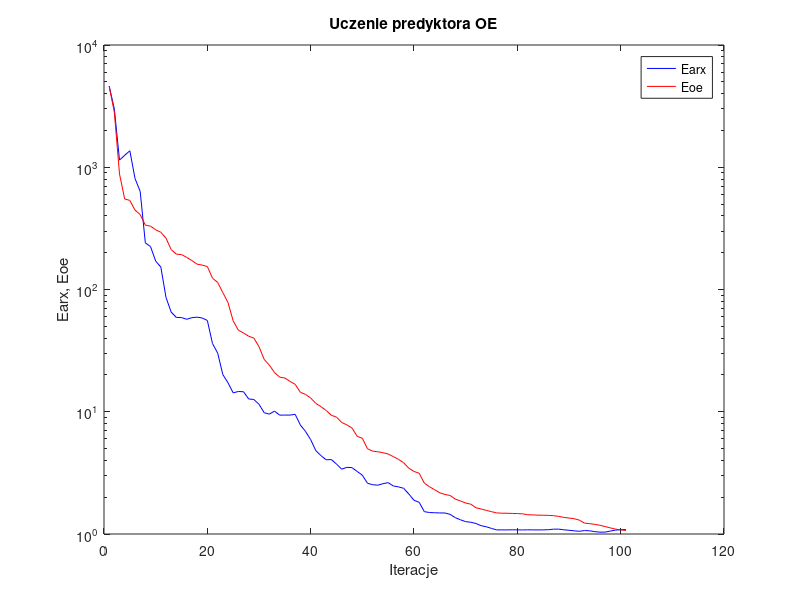
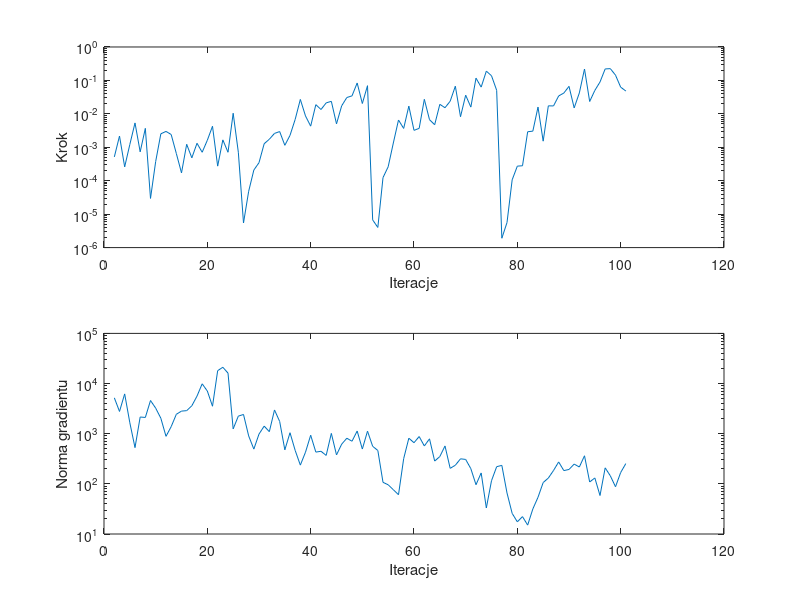

The MATLAB source for these figures, in order:
%uczenie predyktora oe
clear all;
n=0; farx(n+1)=4.619686e+003; foe(n+1)=4.581259e+003; wspucz(n+1)=0.000000e+000; ng(n+1)=0.000000e+000;
%odnowa zmiennej metryki
n=1; farx(n+1)=3.004532e+003; foe(n+1)=2.821688e+003; krok(n+1)=5.157570e-004; ng(n+1)=5.184939e+003;
n=2; farx(n+1)=1.144253e+003; foe(n+1)=8.815767e+002; krok(n+1)=2.171298e-003; ng(n+1)=2.777799e+003;
n=3; farx(n+1)=1.252329e+003; foe(n+1)=5.505291e+002; krok(n+1)=2.596664e-004; ng(n+1)=6.213591e+003;
n=4; farx(n+1)=1.364493e+003; foe(n+1)=5.354414e+002; krok(n+1)=1.216567e-003; ng(n+1)=1.650914e+003;
n=5; farx(n+1)=8.098246e+002; foe(n+1)=4.466961e+002; krok(n+1)=5.357205e-003; ng(n+1)=5.275126e+002;
n=6; farx(n+1)=6.351635e+002; foe(n+1)=4.097724e+002; krok(n+1)=7.304663e-004; ng(n+1)=2.151313e+003;
n=7; farx(n+1)=2.406231e+002; foe(n+1)=3.362038e+002; krok(n+1)=3.683227e-003; ng(n+1)=2.108240e+003;
n=8; farx(n+1)=2.246100e+002; foe(n+1)=3.299546e+002; krok(n+1)=2.955758e-005; ng(n+1)=4.586972e+003;
n=9; farx(n+1)=1.708735e+002; foe(n+1)=3.078688e+002; krok(n+1)=3.749852e-004; ng(n+1)=3.236567e+003;
n=10; farx(n+1)=1.525434e+002; foe(n+1)=2.938508e+002; krok(n+1)=2.530456e-003; ng(n+1)=2.034425e+003;
n=11; farx(n+1)=8.610499e+001; foe(n+1)=2.629074e+002; krok(n+1)=2.983929e-003; ng(n+1)=8.861632e+002;
n=12; farx(n+1)=6.538478e+001; foe(n+1)=2.120908e+002; krok(n+1)=2.414856e-003; ng(n+1)=1.382603e+003;
n=13; farx(n+1)=5.909689e+001; foe(n+1)=1.945108e+002; krok(n+1)=6.518015e-004; ng(n+1)=2.436318e+003;
n=14; farx(n+1)=5.895602e+001; foe(n+1)=1.931235e+002; krok(n+1)=1.714180e-004; ng(n+1)=2.821376e+003;
n=15; farx(n+1)=5.706861e+001; foe(n+1)=1.832363e+002; krok(n+1)=1.229105e-003; ng(n+1)=2.880913e+003;
n=16; farx(n+1)=5.882689e+001; foe(n+1)=1.725390e+002; krok(n+1)=4.836930e-004; ng(n+1)=3.606210e+003;
n=17; farx(n+1)=5.939995e+001; foe(n+1)=1.612809e+002; krok(n+1)=1.318183e-003; ng(n+1)=5.609991e+003;
n=18; farx(n+1)=5.845099e+001; foe(n+1)=1.583601e+002; krok(n+1)=7.102557e-004; ng(n+1)=9.879435e+003;
n=19; farx(n+1)=5.583065e+001; foe(n+1)=1.541713e+002; krok(n+1)=1.624224e-003; ng(n+1)=7.089357e+003;
n=20; farx(n+1)=3.612435e+001; foe(n+1)=1.238602e+002; krok(n+1)=4.259233e-003; ng(n+1)=3.530263e+003;
n=21; farx(n+1)=3.018708e+001; foe(n+1)=1.141978e+002; krok(n+1)=2.732662e-004; ng(n+1)=1.807078e+004;
n=22; farx(n+1)=2.013364e+001; foe(n+1)=9.443542e+001; krok(n+1)=1.667309e-003; ng(n+1)=2.111025e+004;
n=23; farx(n+1)=1.726459e+001; foe(n+1)=7.813799e+001; krok(n+1)=7.102557e-004; ng(n+1)=1.616128e+004;
n=24; farx(n+1)=1.426666e+001; foe(n+1)=5.543348e+001; krok(n+1)=1.042882e-002; ng(n+1)=1.247315e+003;
n=25; farx(n+1)=1.464727e+001; foe(n+1)=4.649131e+001; krok(n+1)=7.102557e-004; ng(n+1)=2.241290e+003;
%odnowa zmiennej metryki
n=26; farx(n+1)=1.458001e+001; foe(n+1)=4.407999e+001; krok(n+1)=5.447762e-006; ng(n+1)=2.417693e+003;
n=27; farx(n+1)=1.272869e+001; foe(n+1)=4.147570e+001; krok(n+1)=4.837788e-005; ng(n+1)=9.029851e+002;
n=28; farx(n+1)=1.259440e+001; foe(n+1)=4.004594e+001; krok(n+1)=2.084136e-004; ng(n+1)=4.929712e+002;
n=29; farx(n+1)=1.151389e+001; foe(n+1)=3.407017e+001; krok(n+1)=3.467612e-004; ng(n+1)=9.829587e+002;
n=30; farx(n+1)=9.824799e+000; foe(n+1)=2.683561e+001; krok(n+1)=1.276921e-003; ng(n+1)=1.414545e+003;
n=31; farx(n+1)=9.559617e+000; foe(n+1)=2.407924e+001; krok(n+1)=1.742666e-003; ng(n+1)=1.098026e+003;
n=32; farx(n+1)=1.012498e+001; foe(n+1)=2.093035e+001; krok(n+1)=2.600877e-003; ng(n+1)=2.974396e+003;
n=33; farx(n+1)=9.378122e+000; foe(n+1)=1.919370e+001; krok(n+1)=2.953444e-003; ng(n+1)=1.755317e+003;
n=34; farx(n+1)=9.395804e+000; foe(n+1)=1.887048e+001; krok(n+1)=1.146661e-003; ng(n+1)=4.765066e+002;
n=35; farx(n+1)=9.391869e+000; foe(n+1)=1.772370e+001; krok(n+1)=2.270713e-003; ng(n+1)=1.045648e+003;
n=36; farx(n+1)=9.524352e+000; foe(n+1)=1.675978e+001; krok(n+1)=6.819101e-003; ng(n+1)=4.645921e+002;
n=37; farx(n+1)=7.794316e+000; foe(n+1)=1.443537e+001; krok(n+1)=2.699349e-002; ng(n+1)=2.364263e+002;
n=38; farx(n+1)=6.906403e+000; foe(n+1)=1.385821e+001; krok(n+1)=8.648560e-003; ng(n+1)=4.282533e+002;
n=39; farx(n+1)=5.912691e+000; foe(n+1)=1.295973e+001; krok(n+1)=4.290347e-003; ng(n+1)=9.326562e+002;
n=40; farx(n+1)=4.806246e+000; foe(n+1)=1.170392e+001; krok(n+1)=1.881038e-002; ng(n+1)=4.296631e+002;
n=41; farx(n+1)=4.375296e+000; foe(n+1)=1.100718e+001; krok(n+1)=1.349272e-002; ng(n+1)=4.460675e+002;
n=42; farx(n+1)=4.045401e+000; foe(n+1)=1.023430e+001; krok(n+1)=2.128042e-002; ng(n+1)=3.692140e+002;
n=43; farx(n+1)=4.063880e+000; foe(n+1)=9.360132e+000; krok(n+1)=2.369912e-002; ng(n+1)=1.014474e+003;
n=44; farx(n+1)=3.733328e+000; foe(n+1)=9.042150e+000; krok(n+1)=5.022246e-003; ng(n+1)=3.776822e+002;
n=45; farx(n+1)=3.390426e+000; foe(n+1)=8.170592e+000; krok(n+1)=1.738514e-002; ng(n+1)=6.182007e+002;
n=46; farx(n+1)=3.509000e+000; foe(n+1)=7.814297e+000; krok(n+1)=3.081106e-002; ng(n+1)=8.123867e+002;
n=47; farx(n+1)=3.490252e+000; foe(n+1)=7.355688e+000; krok(n+1)=3.450322e-002; ng(n+1)=7.073099e+002;
n=48; farx(n+1)=3.248475e+000; foe(n+1)=6.297677e+000; krok(n+1)=8.373214e-002; ng(n+1)=1.130595e+003;
n=49; farx(n+1)=3.027751e+000; foe(n+1)=6.068415e+000; krok(n+1)=2.038894e-002; ng(n+1)=4.944612e+002;
n=50; farx(n+1)=2.600985e+000; foe(n+1)=4.976699e+000; krok(n+1)=6.963444e-002; ng(n+1)=1.123459e+003;
%odnowa zmiennej metryki
n=51; farx(n+1)=2.529475e+000; foe(n+1)=4.762778e+000; krok(n+1)=6.733170e-006; ng(n+1)=5.607468e+002;
n=52; farx(n+1)=2.507675e+000; foe(n+1)=4.704734e+000; krok(n+1)=4.006011e-006; ng(n+1)=4.628400e+002;
n=53; farx(n+1)=2.580151e+000; foe(n+1)=4.623300e+000; krok(n+1)=1.239407e-004; ng(n+1)=1.072628e+002;
n=54; farx(n+1)=2.630040e+000; foe(n+1)=4.512579e+000; krok(n+1)=2.612599e-004; ng(n+1)=9.578297e+001;
n=55; farx(n+1)=2.471039e+000; foe(n+1)=4.293966e+000; krok(n+1)=1.346381e-003; ng(n+1)=7.639993e+001;
n=56; farx(n+1)=2.429675e+000; foe(n+1)=4.077529e+000; krok(n+1)=6.543079e-003; ng(n+1)=6.074151e+001;
n=57; farx(n+1)=2.364923e+000; foe(n+1)=3.824851e+000; krok(n+1)=3.660956e-003; ng(n+1)=3.180161e+002;
n=58; farx(n+1)=2.123566e+000; foe(n+1)=3.453941e+000; krok(n+1)=1.704362e-002; ng(n+1)=8.129798e+002;
n=59; farx(n+1)=1.887283e+000; foe(n+1)=3.248847e+000; krok(n+1)=3.209934e-003; ng(n+1)=6.614329e+002;
n=60; farx(n+1)=1.816995e+000; foe(n+1)=3.141091e+000; krok(n+1)=3.683227e-003; ng(n+1)=8.778092e+002;
n=61; farx(n+1)=1.523587e+000; foe(n+1)=2.606184e+000; krok(n+1)=2.720095e-002; ng(n+1)=5.690136e+002;
n=62; farx(n+1)=1.498690e+000; foe(n+1)=2.434908e+000; krok(n+1)=6.699412e-003; ng(n+1)=7.903271e+002;
n=63; farx(n+1)=1.492158e+000; foe(n+1)=2.300026e+000; krok(n+1)=4.727372e-003; ng(n+1)=2.845529e+002;
n=64; farx(n+1)=1.487013e+000; foe(n+1)=2.171753e+000; krok(n+1)=1.927372e-002; ng(n+1)=3.504896e+002;
n=65; farx(n+1)=1.485155e+000; foe(n+1)=2.105286e+000; krok(n+1)=1.525264e-002; ng(n+1)=5.695719e+002;
n=66; farx(n+1)=1.446822e+000; foe(n+1)=2.066184e+000; krok(n+1)=2.386882e-002; ng(n+1)=2.037557e+002;
n=67; farx(n+1)=1.359594e+000; foe(n+1)=1.927845e+000; krok(n+1)=6.722782e-002; ng(n+1)=2.351478e+002;
n=68; farx(n+1)=1.307047e+000; foe(n+1)=1.863883e+000; krok(n+1)=8.202462e-003; ng(n+1)=3.157150e+002;
n=69; farx(n+1)=1.261305e+000; foe(n+1)=1.792438e+000; krok(n+1)=3.616714e-002; ng(n+1)=3.068919e+002;
n=70; farx(n+1)=1.248309e+000; foe(n+1)=1.752600e+000; krok(n+1)=1.594192e-002; ng(n+1)=2.007806e+002;
n=71; farx(n+1)=1.218085e+000; foe(n+1)=1.638563e+000; krok(n+1)=1.170340e-001; ng(n+1)=9.606597e+001;
n=72; farx(n+1)=1.169119e+000; foe(n+1)=1.601479e+000; krok(n+1)=6.306675e-002; ng(n+1)=1.652215e+002;
n=73; farx(n+1)=1.146004e+000; foe(n+1)=1.560383e+000; krok(n+1)=1.892883e-001; ng(n+1)=3.304318e+001;
n=74; farx(n+1)=1.110595e+000; foe(n+1)=1.523247e+000; krok(n+1)=1.380129e-001; ng(n+1)=1.155002e+002;
n=75; farx(n+1)=1.080777e+000; foe(n+1)=1.487800e+000; krok(n+1)=5.059367e-002; ng(n+1)=2.198169e+002;
%odnowa zmiennej metryki
n=76; farx(n+1)=1.080176e+000; foe(n+1)=1.479900e+000; krok(n+1)=1.904561e-006; ng(n+1)=2.335438e+002;
n=77; farx(n+1)=1.080371e+000; foe(n+1)=1.478253e+000; krok(n+1)=5.607521e-006; ng(n+1)=6.579077e+001;
n=78; farx(n+1)=1.082595e+000; foe(n+1)=1.472973e+000; krok(n+1)=1.065359e-004; ng(n+1)=2.575011e+001;
n=79; farx(n+1)=1.081117e+000; foe(n+1)=1.469659e+000; krok(n+1)=2.732662e-004; ng(n+1)=1.749501e+001;
n=80; farx(n+1)=1.079422e+000; foe(n+1)=1.462510e+000; krok(n+1)=2.802141e-004; ng(n+1)=2.219727e+001;
n=81; farx(n+1)=1.081827e+000; foe(n+1)=1.437388e+000; krok(n+1)=2.914778e-003; ng(n+1)=1.505006e+001;
n=82; farx(n+1)=1.080848e+000; foe(n+1)=1.433080e+000; krok(n+1)=3.040595e-003; ng(n+1)=3.156315e+001;
n=83; farx(n+1)=1.079767e+000; foe(n+1)=1.425882e+000; krok(n+1)=1.596002e-002; ng(n+1)=5.399513e+001;
n=84; farx(n+1)=1.081061e+000; foe(n+1)=1.424346e+000; krok(n+1)=1.524981e-003; ng(n+1)=1.061205e+002;
n=85; farx(n+1)=1.084072e+000; foe(n+1)=1.420505e+000; krok(n+1)=1.737038e-002; ng(n+1)=1.304750e+002;
n=86; farx(n+1)=1.095234e+000; foe(n+1)=1.411925e+000; krok(n+1)=1.725161e-002; ng(n+1)=1.845574e+002;
n=87; farx(n+1)=1.096077e+000; foe(n+1)=1.393763e+000; krok(n+1)=3.432277e-002; ng(n+1)=2.735852e+002;
n=88; farx(n+1)=1.082659e+000; foe(n+1)=1.367830e+000; krok(n+1)=4.194258e-002; ng(n+1)=1.836548e+002;
n=89; farx(n+1)=1.073104e+000; foe(n+1)=1.351102e+000; krok(n+1)=6.645935e-002; ng(n+1)=1.937217e+002;
n=90; farx(n+1)=1.061563e+000; foe(n+1)=1.333426e+000; krok(n+1)=1.506159e-002; ng(n+1)=2.478535e+002;
n=91; farx(n+1)=1.052736e+000; foe(n+1)=1.298400e+000; krok(n+1)=4.226038e-002; ng(n+1)=2.167113e+002;
n=92; farx(n+1)=1.066988e+000; foe(n+1)=1.227613e+000; krok(n+1)=2.193298e-001; ng(n+1)=3.628663e+002;
n=93; farx(n+1)=1.062302e+000; foe(n+1)=1.216707e+000; krok(n+1)=2.340953e-002; ng(n+1)=1.089066e+002;
n=94; farx(n+1)=1.045159e+000; foe(n+1)=1.198516e+000; krok(n+1)=5.019954e-002; ng(n+1)=1.310901e+002;
n=95; farx(n+1)=1.035817e+000; foe(n+1)=1.178625e+000; krok(n+1)=8.973318e-002; ng(n+1)=5.850567e+001;
n=96; farx(n+1)=1.036384e+000; foe(n+1)=1.150281e+000; krok(n+1)=2.205796e-001; ng(n+1)=2.083840e+002;
n=97; farx(n+1)=1.057216e+000; foe(n+1)=1.122332e+000; krok(n+1)=2.250273e-001; ng(n+1)=1.444160e+002;
n=98; farx(n+1)=1.075305e+000; foe(n+1)=1.095971e+000; krok(n+1)=1.438191e-001; ng(n+1)=8.750930e+001;
n=99; farx(n+1)=1.084532e+000; foe(n+1)=1.082238e+000; krok(n+1)=6.287977e-002; ng(n+1)=1.682504e+002;
n=100; farx(n+1)=1.087614e+000; foe(n+1)=1.067908e+000; krok(n+1)=4.815335e-002; ng(n+1)=2.537930e+002;

figure; semilogy(farx,'b'); hold on; semilogy(foe,'r'); xlabel('Iteracje'); ylabel('Earx, Eoe'); legend('Earx','Eoe'); title('Uczenie predyktora OE');
figure; subplot(2,1,1); semilogy(krok); xlabel('Iteracje'); ylabel('Krok');
subplot(2,1,2); semilogy(ng); xlabel('Iteracje'); ylabel('Norma gradientu');
Earx=farx(n+1)
Eoe=foe(n+1)
